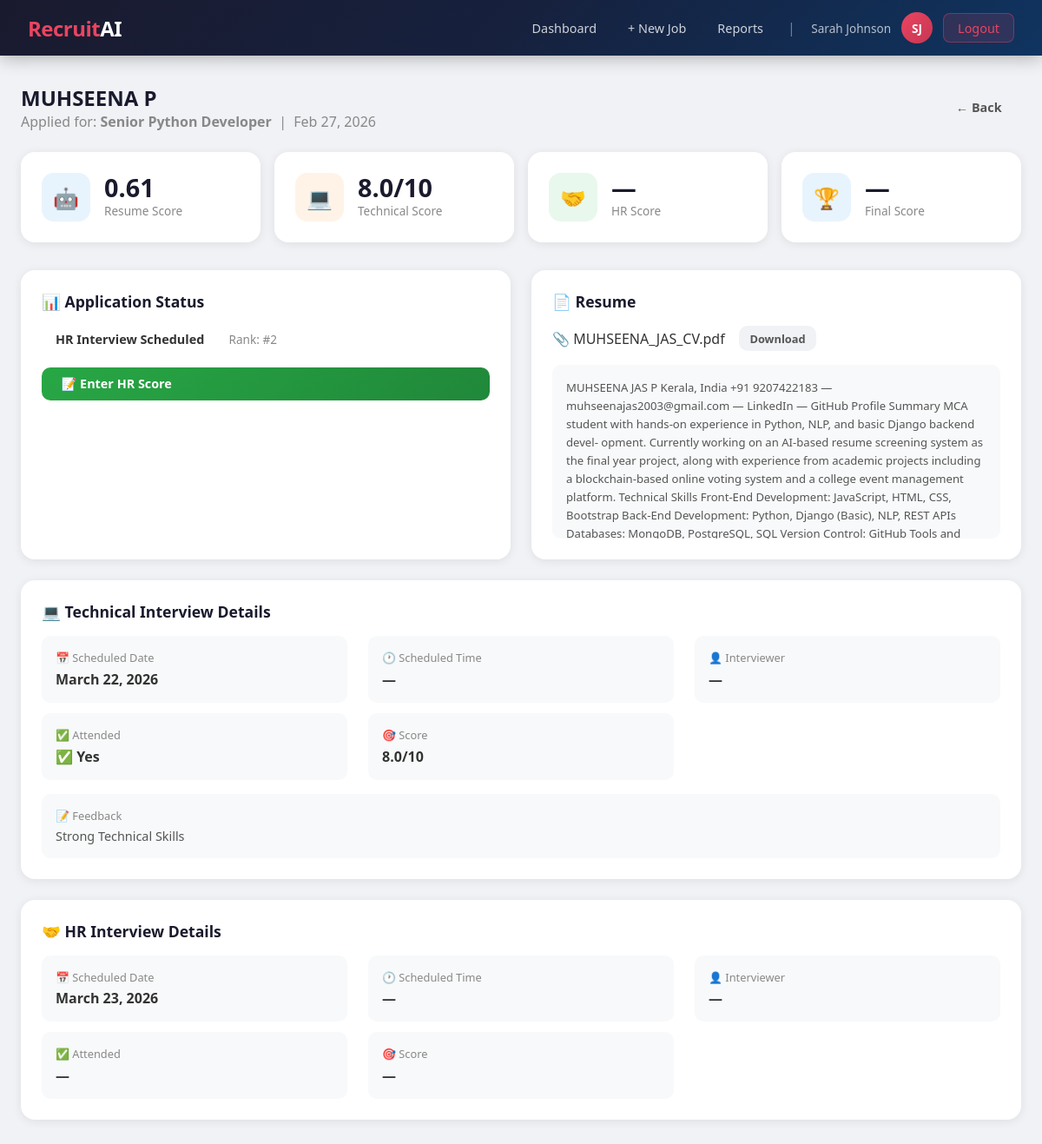
The page /hr/applications/1/ (signed in) on the database as committed earlier.
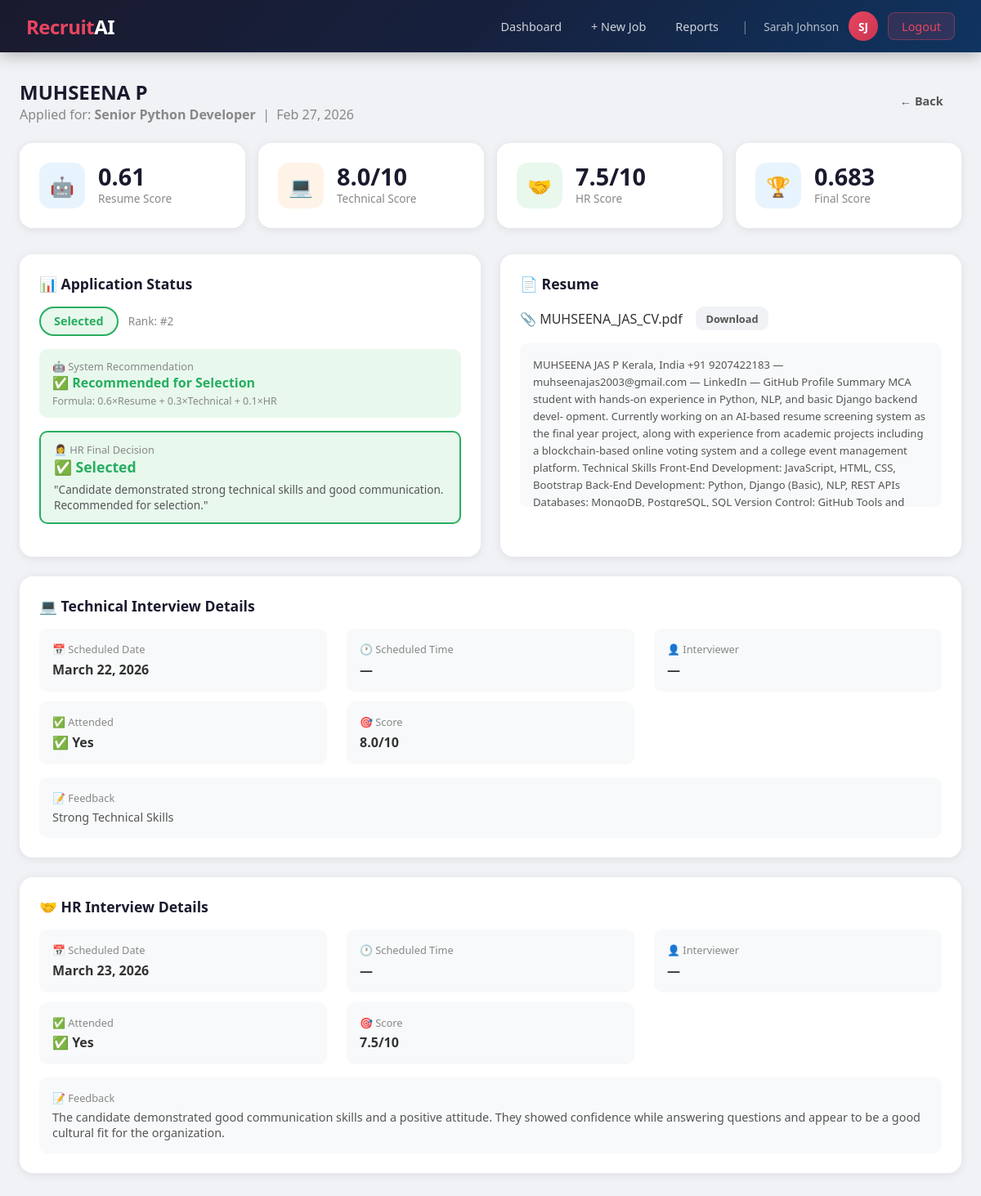
The same page on the database as committed later.
### core/models.py (models this page shows, shortened)
class Application(models.Model):
    STATUS_CHOICES = [
        ('applied', 'Applied'),
        ('not_shortlisted', 'Not Shortlisted'),
        ('shortlisted', 'Shortlisted'),
        ('technical_scheduled', 'Technical Interview Scheduled'),
        ('technical_completed', 'Technical Interview Completed'),
        ('hr_scheduled', 'HR Interview Scheduled'),
        ('hr_completed', 'HR Interview Completed'),
        ('system_recommended', 'System Recommended'),
        ('selected', 'Selected'),
        ('rejected', 'Rejected'),
    ]
    RECOMMENDATION_CHOICES = [
        ('selected', 'Selected'),
        ('rejected', 'Rejected'),
    ]
    job = models.ForeignKey(
        Job,
        on_delete=models.CASCADE,
        related_name='applications'
    )
    candidate = models.ForeignKey(
        User,
        on_delete=models.CASCADE,
        related_name='applications'
    )
    resume = models.FileField(
        upload_to='resumes/'
    )
    resume_text = models.TextField(
        blank=True
    )
    status = models.CharField(
        max_length=30,
        choices=STATUS_CHOICES,
        default='applied',
        null=False,
        blank=False
    )
    rank = models.IntegerField(
        null=True,
        blank=True
    )
    applied_at = models.DateTimeField(
        auto_now_add=True
    )
    updated_at = models.DateTimeField(
        auto_now=True
    )
    resume_score = models.FloatField(
        null=True,
        blank=True
    )
    missing_skills = models.TextField(
        blank=True
    )
    rejection_reason = models.TextField(
        blank=True
    )
    technical_date = models.DateField(
        null=True,
        blank=True
    )
    technical_time = models.TimeField(
        null=True,
        blank=True
    )
    technical_interviewer = models.CharField(
        max_length=100,
        blank=True
    )
    technical_score = models.FloatField(
        null=True,
        blank=True
    )
    technical_attended = models.BooleanField(
        null=True,
        blank=True
    )
    technical_feedback = models.TextField(
        blank=True
    )
    hr_date = models.DateField(
        null=True,
        blank=True
    )
    hr_time = models.TimeField(
        null=True,
        blank=True
    )
    hr_interviewer = models.CharField(
        max_length=100,
        blank=True
    )
    hr_score = models.FloatField(
        null=True,
        blank=True
    )
    hr_attended = models.BooleanField(
        null=True,
        blank=True
    )
    hr_feedback = models.TextField(
        blank=True
    )
    final_score = models.FloatField(
        null=True,
        blank=True
    )
    system_recommendation = models.CharField(
        max_length=10,
        choices=RECOMMENDATION_CHOICES,
        null=True,
        blank=True
    )
    final_decision = models.CharField(
        max_length=10,
        choices=RECOMMENDATION_CHOICES,
        null=True,
        blank=True
    )
    hr_decision_notes = models.TextField(
        blank=True
    )
    class Meta:
        unique_together = ('job', 'candidate')
        ordering = ['-resume_score']

class Job(models.Model):
    hr = models.ForeignKey(
        User,
        on_delete=models.CASCADE,
        related_name='jobs'
    )
    title = models.CharField(
        max_length=200
    )
    required_skills = models.TextField(
        help_text="Comma-separated skills"
    )
    required_experience = models.CharField(
        max_length=100
    )
    description = models.TextField()
    start_date = models.DateField(
        null=True,
        blank=True
    )
    end_date = models.DateField(
        null=True,
        blank=True
    )
    created_at = models.DateTimeField(
        auto_now_add=True
    )
    updated_at = models.DateTimeField(
        auto_now=True
    )

### core/views.py (the view)
    @login_required
    def wrapper(request, *args, **kwargs):
        if not hasattr(request.user, 'profile') or not request.user.profile.is_hr():
            messages.error(request, "Access denied. HR only.")
            return redirect('dashboard')
        return func(request, *args, **kwargs)

### core/models.py (called while the page is built)
    def is_hr(self):
        return self.role == 'hr'

### core/views.py (called while the page is built)
def require_hr(func):
    @login_required
    def wrapper(request, *args, **kwargs):
        if not hasattr(request.user, 'profile') or not request.user.profile.is_hr():
            messages.error(request, "Access denied. HR only.")
            return redirect('dashboard')
        return func(request, *args, **kwargs)
    wrapper.__name__ = func.__name__
    return wrapper

@require_hr
def application_detail_hr(request, pk):
    application = get_object_or_404(Application, pk=pk, job__hr=request.user)
    return render(request, 'core/application_detail_hr.html', {
        'application': application,
    })

### core/templates/core/application_detail_hr.html (shortened to what the changed rows need)
{% extends 'core/base.html' %}
{% block content %}
<div class="container">
    <div style="display:flex; justify-content:space-between; align-items:center; margin-bottom:1.5rem; flex-wrap:wrap; gap:1rem;">
        <div>
            <h1 style="font-size:1.5rem; font-weight:700; color:#1a1a2e;">
                {{ application.candidate.get_full_name|default:application.candidate.username }}
            </h1>
            <p style="color:#888;">Applied for: <strong>{{ application.job.title }}</strong> &nbsp;|&nbsp; {{ application.applied_at|date:"M d, Y" }}</p>
        </div>
    </div>
    <div class="stats-grid">
        <div class="stat-card">
            <div>
                <div class="stat-value">{% if application.resume_score is not None %}{{ application.resume_score|floatformat:2 }}{% else %}—{% endif %}</div>
                <div class="stat-label">Resume Score</div>
            </div>
        </div>
        <div class="stat-card">
            <div>
                <div class="stat-value">{% if application.technical_score is not None %}{{ application.technical_score }}/10{% else %}—{% endif %}</div>
                <div class="stat-label">Technical Score</div>
            </div>
        </div>
        <div class="stat-card">
            <div>
                <div class="stat-value">{% if application.hr_score is not None %}{{ application.hr_score }}/10{% else %}—{% endif %}</div>
                <div class="stat-label">HR Score</div>
            </div>
        </div>
        <div class="stat-card">
            <div>
                <div class="stat-value">{% if application.final_score is not None %}{{ application.final_score|floatformat:3 }}{% else %}—{% endif %}</div>
                <div class="stat-label">Final Score</div>
            </div>
        </div>
    </div>
    <div class="grid-2">
        <div class="card">
            <div style="margin-bottom:1rem;">
                <span class="badge badge-{{ application.status }}" style="font-size:0.9rem; padding:0.4rem 1rem;">
                    {{ application.get_status_display }}
                </span>
                {% if application.rank %}
                <span style="font-size:0.85rem; color:#888; margin-left:0.5rem;">Rank: #{{ application.rank }}</span>
                {% endif %}
            </div>
            {% if application.system_recommendation %}
            <div style="padding:0.75rem 1rem; border-radius:10px; background:{% if application.system_recommendation == 'selected' %}#e8f8ed{% else %}#fde8e8{% endif %}; margin-bottom:1rem;">
                <div style="font-size:0.8rem; color:#888;">🤖 System Recommendation</div>
                <div style="font-weight:700; color:{% if application.system_recommendation == 'selected' %}#27ae60{% else %}#e74c3c{% endif %};">
                    {% if application.system_recommendation == 'selected' %}✅ Recommended for Selection{% else %}❌ Not Recommended{% endif %}
                </div>
                <div style="font-size:0.78rem; color:#888; margin-top:0.2rem;">
                    Formula: 0.6×Resume + 0.3×Technical + 0.1×HR
                </div>
            </div>
            {% endif %}
            {% if application.final_decision %}
            <div style="padding:0.75rem 1rem; border-radius:10px; background:{% if application.final_decision == 'selected' %}#e8f8ed{% else %}#fde8e8{% endif %}; border:2px solid {% if application.final_decision == 'selected' %}#27ae60{% else %}#e74c3c{% endif %};">
                <div style="font-size:0.8rem; color:#888;">👩‍💼 HR Final Decision</div>
                <div style="font-weight:700; color:{% if application.final_decision == 'selected' %}#27ae60{% else %}#e74c3c{% endif %}; font-size:1.1rem;">
                    {% if application.final_decision == 'selected' %}✅ Selected{% else %}❌ Rejected{% endif %}
                </div>
                {% if application.hr_decision_notes %}
                <div style="font-size:0.85rem; color:#555; margin-top:0.4rem;">{{ application.hr_decision_notes }}</div>
                {% endif %}
            </div>
            {% endif %}
            <div style="margin-top:1rem; display:flex; flex-direction:column; gap:0.5rem;">
                {% if application.status == 'applied' %}
                <a href="{% url 'shortlist_candidate' application.pk %}" class="btn btn-warning">📋 Shortlist / Reject</a>
                {% elif application.status == 'shortlisted' %}
                <a href="{% url 'schedule_technical' application.pk %}" class="btn btn-primary">📅 Schedule Technical Interview</a>
                {% elif application.status == 'technical_scheduled' %}
                <a href="{% url 'enter_technical_score' application.pk %}" class="btn btn-success">📝 Enter Technical Score</a>
                {% elif application.status == 'technical_completed' %}
                <a href="{% url 'schedule_hr_interview' application.pk %}" class="btn btn-primary">📅 Schedule HR Interview</a>
                {% elif application.status == 'hr_scheduled' %}
                <a href="{% url 'enter_hr_score' application.pk %}" class="btn btn-success">📝 Enter HR Score</a>
                {% elif application.status == 'system_recommended' %}
                <a href="{% url 'final_decision' application.pk %}" class="btn btn-warning">⚖️ Make Final Decision</a>
                {% endif %}
            </div>
        </div>
        <div class="card">
            <div class="card-title">📄 Resume</div>
            <div style="display:flex; align-items:center; gap:1rem; margin-bottom:1rem;">
                <span>📎 {{ application.resume.name|slice:"8:" }}</span>
                <a href="{{ application.resume.url }}" class="btn btn-secondary btn-sm" download>Download</a>
            </div>
            {% if application.resume_text %}
            <div style="background:#f8f9fa; border-radius:10px; padding:1rem; max-height:200px; overflow-y:auto; font-size:0.82rem; line-height:1.6; color:#555;">
                {{ application.resume_text|truncatewords:150 }}
            </div>
            {% else %}
            <p style="color:#888; font-size:0.9rem;">Resume text not extracted yet.</p>
            {% endif %}
        </div>
    </div>
    {% if application.technical_date or application.technical_score is not None %}
    <div class="card">
        <div class="card-title">💻 Technical Interview Details</div>
        <div class="grid-3">
            <div style="background:#f8f9fa; border-radius:10px; padding:1rem;">
                <div style="font-size:0.8rem; color:#888;">📅 Scheduled Date</div>
                <div style="font-weight:600; margin-top:0.3rem;">
                    {{ application.technical_date|default:"Not set" }}
                </div>
            </div>
            <div style="background:#f8f9fa; border-radius:10px; padding:1rem;">
                <div style="font-size:0.8rem; color:#888;">🕐 Scheduled Time</div>
                <div style="font-weight:600; margin-top:0.3rem;">
                    {% if application.technical_time %}
                        {{ application.technical_time|time:"h:i A" }}
                    {% else %}—{% endif %}
                </div>
            </div>
            <div style="background:#f8f9fa; border-radius:10px; padding:1rem;">
                <div style="font-size:0.8rem; color:#888;">👤 Interviewer</div>
                <div style="font-weight:600; margin-top:0.3rem;">
                    {{ application.technical_interviewer|default:"—" }}
                </div>
            </div>
        </div>
        <div class="grid-3" style="margin-top:0.75rem;">
            <div style="background:#f8f9fa; border-radius:10px; padding:1rem;">
                <div style="font-size:0.8rem; color:#888;">✅ Attended</div>
                <div style="font-weight:600; margin-top:0.3rem;">
                    {% if application.technical_attended == True %}✅ Yes
                    {% elif application.technical_attended == False %}❌ No
                    {% else %}—{% endif %}
                </div>
            </div>
            <div style="background:#f8f9fa; border-radius:10px; padding:1rem;">
                <div style="font-size:0.8rem; color:#888;">🎯 Score</div>
                <div style="font-weight:600; margin-top:0.3rem;">
                    {% if application.technical_score is not None %}
                        {{ application.technical_score }}/10
                    {% else %}—{% endif %}
                </div>
            </div>
        </div>
        {% if application.technical_feedback %}
        <div style="margin-top:1rem; background:#f8f9fa; border-radius:10px; padding:1rem;">
            <div style="font-size:0.8rem; color:#888; margin-bottom:0.3rem;">📝 Feedback</div>
            <div style="font-size:0.9rem; color:#555;">{{ application.technical_feedback }}</div>
        </div>
        {% endif %}
    </div>
    {% endif %}
    {% if application.hr_date or application.hr_score is not None %}
    <div class="card">
        <div class="card-title">🤝 HR Interview Details</div>
        <div class="grid-3">
            <div style="background:#f8f9fa; border-radius:10px; padding:1rem;">
                <div style="font-size:0.8rem; color:#888;">📅 Scheduled Date</div>
                <div style="font-weight:600; margin-top:0.3rem;">
                    {{ application.hr_date|default:"Not set" }}
                </div>
            </div>
            <div style="background:#f8f9fa; border-radius:10px; padding:1rem;">
                <div style="font-size:0.8rem; color:#888;">🕐 Scheduled Time</div>
                <div style="font-weight:600; margin-top:0.3rem;">
                    {% if application.hr_time %}
                        {{ application.hr_time|time:"h:i A" }}
                    {% else %}—{% endif %}
                </div>
            </div>
            <div style="background:#f8f9fa; border-radius:10px; padding:1rem;">
                <div style="font-size:0.8rem; color:#888;">👤 Interviewer</div>
                <div style="font-weight:600; margin-top:0.3rem;">
                    {{ application.hr_interviewer|default:"—" }}
                </div>
            </div>
        </div>
        <div class="grid-3" style="margin-top:0.75rem;">
            <div style="background:#f8f9fa; border-radius:10px; padding:1rem;">
                <div style="font-size:0.8rem; color:#888;">✅ Attended</div>
                <div style="font-weight:600; margin-top:0.3rem;">
                    {% if application.hr_attended == True %}✅ Yes
                    {% elif application.hr_attended == False %}❌ No
                    {% else %}—{% endif %}
                </div>
            </div>
            <div style="background:#f8f9fa; border-radius:10px; padding:1rem;">
                <div style="font-size:0.8rem; color:#888;">🎯 Score</div>
                <div style="font-weight:600; margin-top:0.3rem;">
                    {% if application.hr_score is not None %}
                        {{ application.hr_score }}/10
                    {% else %}—{% endif %}
                </div>
            </div>
        </div>
        {% if application.hr_feedback %}
        <div style="margin-top:1rem; background:#f8f9fa; border-radius:10px; padding:1rem;">
            <div style="font-size:0.8rem; color:#888; margin-bottom:0.3rem;">📝 Feedback</div>
            <div style="font-size:0.9rem; color:#555;">{{ application.hr_feedback }}</div>
        </div>
        {% endif %}
    </div>
    {% endif %}
</div>
{% endblock %}

Rows that differ between the two databases and show on the page:
changed Application "MUHSEENA_JAS_CV.pdf": hr_score (not shown) → "7.5"; final_score (not shown) → "0.683"; status "HR Interview Scheduled" → "Selected"; system_recommendation empty → "selected" (drawn); final_decision empty → "selected" (drawn); hr_decision_notes (not shown) → "\"Candidate demonstrated strong technical skills and good communication. Recommended for selection.\""; hr_feedback (not shown) → "The candidate demonstrated good communication skills and a positive attitude. They showed confidence while answering questions and appear to be a good cultural fit for the organization."
Other text that changed with them:
text no longer shown: "— — 📝 Enter HR Score — —"
text now shown: "/10 🤖 System Recommendation ✅ Recommended for Selection Formula: 0.6×Resume + 0.3×Technical + 0.1×HR 👩‍💼 HR Final Decision ✅ Selected ✅ Yes /10 📝 Feedback"
